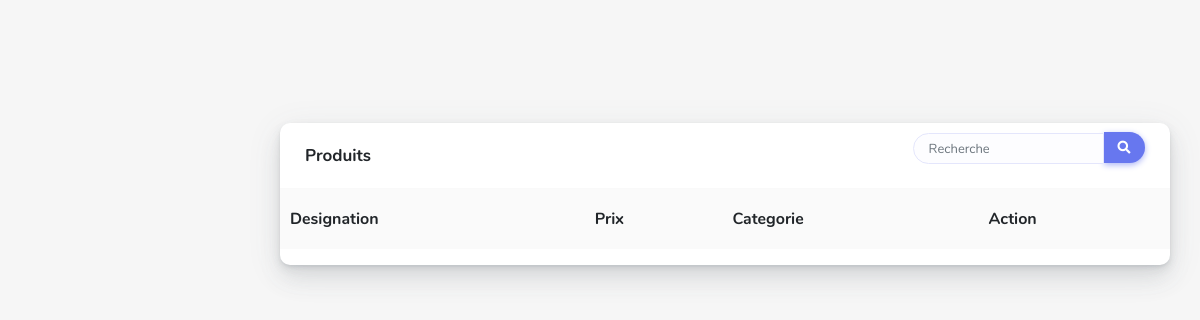
Before: /index.php/admin/all_product with the older database file.
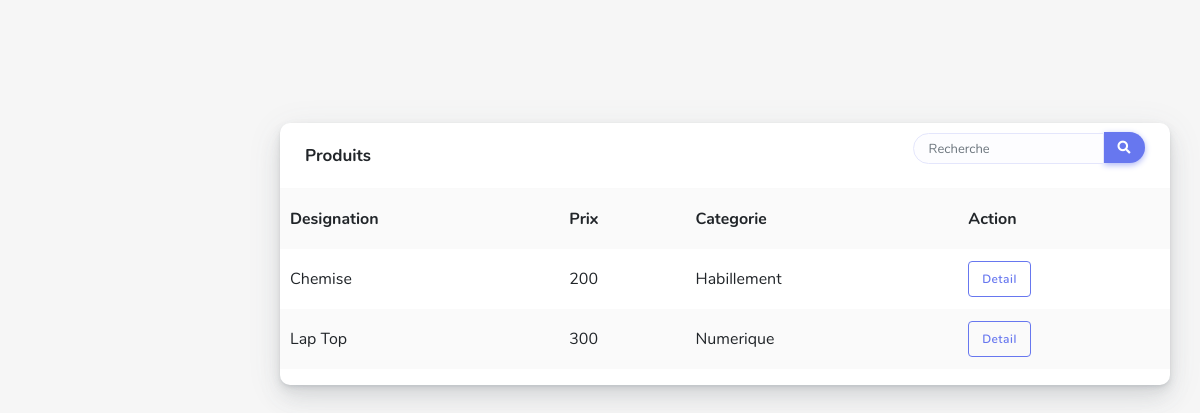
After: the same page with the newer database file.
### tables this page shows
CREATE TABLE `produit` (
  `id` int(11) NOT NULL,
  `designation` varchar(255) NOT NULL,
  `prix` float NOT NULL,
  `description` text NOT NULL,
  `idcategorie` int(11) NOT NULL
);

CREATE TABLE `categorie` (
  `id` int(11) NOT NULL,
  `nom` varchar(255) NOT NULL
);

### application/controllers/Admin.php (called while the page is built, shortened)
<?php
class Admin extends CI_Controller
{
    public function __construct()
    {
        $this->load->model('Crud');
        $this->load->view('layout/admin/css');
        $this->load->view('layout/admin/head');
    }
    public function all_product()
    {
        $product = $this->Crud->join_data('produit','categorie','produit.idcategorie = categorie.id','produit.id','DESC',[]);
        $d = [
            'product'=>$product
        ];
        $this->load->view('admin/all_product',$d);
        $this->load->view('layout/admin/js');
    }
}

### index.php (called while the page is built, shortened)
<?php
require_once BASEPATH.'core/CodeIgniter.php';

### application/models/Crud.php (called while the page is built, shortened)
<?php
class Crud extends CI_Model
{
    public function join_data($table,$table2,$join,$order,$sens,$clause=[],$limit=null)
    {
        $this->db->select('*')
                 ->from($table)
                 ->join($table2,$join)
                 ->order_by($order,$sens)
                 ->limit($limit)
                 ->where($clause);
        return $this->db->get()->result();
    }
}

### application/views/admin/all_product.php (the view)
<div class="main-content">
    <section class="section">
    <div class="row">
            <div class="col-12">
                <div class="card">
                    <div class="card-header">
                        <h4>Produits</h4>
                        <div class="card-header-form">
                            <form>
                                <div class="input-group">
                                    <input type="text" class="form-control" placeholder="Recherche">
                                    <div class="input-group-btn">
                                        <button style="padding:8px" class="btn btn-primary"><i class="fas fa-search"></i></button>
                                    </div>
                                </div>
                            </form>
                        </div>
                    </div>
                    <div class="card-body p-0">
                        <div class="table-responsive">
                            <table class="table table-striped">
                                <tr>
                                    <th>Designation</th>
                                    <th>Prix</th>
                                    <th>Categorie</th>
                                    <th>Action</th>
                                </tr>
                                <?php
                                    foreach($product as $p)
                                    {
                                ?>
                                    <tr>
                                        <td><?=$p->designation?></td>
                                        <td><?=$p->prix?></td>
                                        <td><?=$p->nom?></td>
                                        <td><a href="#" class="btn btn-outline-primary">Detail</a></td>
                                    </tr>
                                <?php
                                    }
                                ?>
                            </table>
                        </div>
                    </div>
                </div>
        </div>
        </div>
    </section>
</div>

### application/views/layout/admin/css.php (shortened to what this page needs)
<link rel="stylesheet" href=<?=base_url("assets/css/app.min.css")?>>
<link rel="stylesheet" href=<?=base_url("assets/css/style.css")?>>
<link rel="stylesheet" href=<?=base_url("assets/css/components.css")?>>
<link rel="stylesheet" href=<?=base_url("assets/css/custom.css")?>>

### application/views/layout/admin/head.php (shortened to what this page needs)
<head>
</head>
<body>

### application/views/layout/admin/js.php (shortened to what this page needs)
</body>
</html>

Changed rows visible on the page:
added produit: designation "Chemise", prix "200", idcategorie.nom "Habillement"
added produit: designation "Lap Top", prix "300", idcategorie.nom "Numerique"
